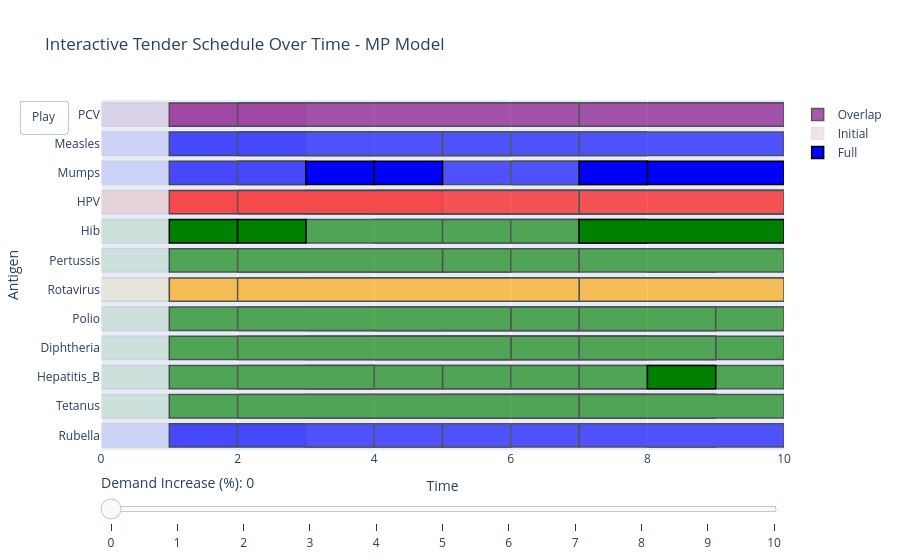

Notebook code cell kept with this figure:
### Code cell
import plotly.graph_objects as go
import pandas as pd

fig = go.Figure()

# Mappings
opacity_map = {"Overlap": 0.65, "Initial": 0.1, "Full": 1.0}
colors = {
    "MMR Antigens": "blue",
    "Hexa Antigens": "green",
    "HPV": "red",
    "PCV": "purple",
    "Rota": "orange",
}
group_map = {antigen: group for group, antigens in {
    "MMR Antigens": ["Measles", "Mumps", "Rubella"],
    "Hexa Antigens": ["Diphtheria", "Tetanus", "Pertussis", "Hib", "Polio", "Hepatitis_B"],
    "HPV": ["HPV"],
    "PCV": ["PCV"],
    "Rota": ["Rotavirus"],
}.items() for antigen in antigens}

# Prepare dataframe
df = df_full_copy.copy()
df["Group"] = df["Antigen"].map(group_map)
df["Color"] = df["Group"].map(colors)
df["Width"] = df["Finish"] - df["Start"]

# Unique values
time_steps = sorted(df["Time"].unique())
fill_types = df["Fill"].unique()
frames = []

# Build traces and frames
for t in time_steps:
    df_t = df[df["Time"] == t]
    frame_data = []

    for fill in fill_types:
        df_tf = df_t[df_t["Fill"] == fill]
        trace = go.Bar(
            x=df_tf["Width"],
            y=df_tf["Antigen"],
            base=df_tf["Start"],
            orientation='h',
            marker=dict(
                color=df_tf["Color"],
                line=dict(width=1.5, color="black")
            ),
            opacity=opacity_map.get(fill, 1.0),
            name=fill,
            customdata=df_tf[["Start", "Finish", "Group"]],
            hovertemplate="Antigen: %{y}<br>Start: %{customdata[0]}<br>Finish: %{customdata[1]}<br>Group: %{customdata[2]}<extra></extra>"
        )
        if t == time_steps[0]:
            fig.add_trace(trace)  # Add only the first frame to main fig
        frame_data.append(trace)

    frames.append(go.Frame(data=frame_data, name=str(t)))

# Animation layout
fig.update_layout(
    updatemenus=[dict(
        type="buttons",
        showactive=False,
        buttons=[dict(label="Play",
                      method="animate",
                      args=[None, {
                          "frame": {"duration": 1000, "redraw": True},
                          "fromcurrent": True,
                          "transition": {"duration": 300}}])]
    )],
    sliders=[dict(
        steps=[dict(method="animate",
                    args=[[str(t)], {"frame": {"duration": 800, "redraw": True}, "mode": "immediate"}],
                    label=str(t-1)) for t in time_steps],
        transition={"duration": 200},
        x=0, y=0, currentvalue=dict(font=dict(size=14), prefix="Demand Increase (%): ", visible=True),
        len=1.0
    )],
    barmode='overlay',
    title="Interactive Tender Schedule Over Time - MP Model",
    xaxis=dict(title="Time", range=[0, 10]),
    yaxis=dict(title="Antigen", categoryorder='array', categoryarray=df["Antigen"].unique()[::-1]),
    showlegend=True
)

fig.frames = frames
fig.write_html("MP_interactive_chart.html", include_plotlyjs='cdn', full_html=True)

fig.show()

### Figure 1 — Plotly figure (JSON) as saved in the notebook; plotly's stock layout.template omitted (floating-point values rounded to 4 significant figures; data arrays with more than 128 entries replaced by an {"elided": "..."} marker saying what was removed)
{"data": [{"base": [4, 3, 5, 6, 1, 9, 8, 7, 2, 4, 3, 5, 6, 1, 7, 2, 5, 6, 1, 2, 4, 3, 5, 6, 1, 9, 8, 7, 2, 4, 3, 5, 6, 4, 3, 5, 1, 8, 7, 2, 4, 3, 5, 6, 1, 8, 7, 2, 4, 3, 5, 6, 1, 9, 8, 7, 2, 4, 3, 5, 6, 1, 8, 7, 2, 4, 3, 5, 6, 1, 7, 2, 4, 3, 5, 6, 1, 7, 2, 4, 3, 5, 1, 8, 7, 2], "customdata": {"elided": "86x3 mixed values"}, "hovertemplate": "Antigen: %{y}<br>Start: %{customdata[0]}<br>Finish: %{customdata[1]}<br>Group: %{customdata[2]}<extra></extra>", "marker": {"color": ["purple", "purple", "purple", "purple", "purple", "purple", "purple", "purple", "purple", "blue", "blue", "blue", "blue", "blue", "blue", "blue", "blue", "blue", "blue", "blue", "red", "red", "red", "red", "red", "red", "red", "red", "red", "green", "green", "green", "green", "green", "green", "green", "green", "green", "green", "green", "orange", "orange", "orange", "orange", "orange", "orange", "orange", "orange", "green", "green", "green", "green", "green", "green", "green", "green", "green", "green", "green", "green", "green", "green", "green", "green", "green", "green", "green", "green", "green", "green", "green", "green", "green", "green", "green", "green", "green", "green", "green", "blue", "blue", "blue", "blue", "blue", "blue", "blue"], "line": {"color": "black", "width": 1.5}}, "name": "Overlap", "opacity": 0.65, "orientation": "h", "type": "bar", "x": [5, 5, 5, 4, 5, 1, 2, 3, 5, 2, 3, 2, 2, 3, 3, 3, 3, 1, 2, 1, 5, 5, 5, 4, 5, 1, 2, 3, 5, 1, 3, 3, 1, 3, 2, 1, 2, 1, 3, 3, 5, 5, 5, 4, 5, 1, 3, 5, 4, 4, 4, 3, 4, 1, 2, 2, 4, 4, 4, 5, 2, 5, 1, 2, 4, 2, 1, 2, 4, 4, 1, 2, 5, 5, 4, 3, 3, 3, 5, 3, 2, 1, 1, 1, 3, 2], "y": ["PCV", "PCV", "PCV", "PCV", "PCV", "PCV", "PCV", "PCV", "PCV", "Measles", "Measles", "Measles", "Measles", "Measles", "Measles", "Measles", "Mumps", "Mumps", "Mumps", "Mumps", "HPV", "HPV", "HPV", "HPV", "HPV", "HPV", "HPV", "HPV", "HPV", "Hib", "Hib", "Hib", "Hib", "Pertussis", "Pertussis", "Pertussis", "Pertussis", "Pertussis", "Pertussis", "Pertussis", "Rotavirus", "Rotavirus", "Rotavirus", "Rotavirus", "Rotavirus", "Rotavirus", "Rotavirus", "Rotavirus", "Polio", "Polio", "Polio", "Polio", "Polio", "Polio", "Polio", "Polio", "Polio", "Diphtheria", "Diphtheria", "Diphtheria", "Diphtheria", "Diphtheria", "Diphtheria", "Diphtheria", "Diphtheria", "Hepatitis_B", "Hepatitis_B", "Hepatitis_B", "Hepatitis_B", "Hepatitis_B", "Hepatitis_B", "Hepatitis_B", "Tetanus", "Tetanus", "Tetanus", "Tetanus", "Tetanus", "Tetanus", "Tetanus", "Rubella", "Rubella", "Rubella", "Rubella", "Rubella", "Rubella", "Rubella"]}, {"base": [0, 0, 0, 0, 0, 0, 0, 0, 0, 0, 0, 0], "customdata": [[0, 3, "PCV"], [0, 3, "MMR Antigens"], [0, 3, "MMR Antigens"], [0, 5, "HPV"], [0, 1, "Hexa Antigens"], [0, 1, "Hexa Antigens"], [0, 1, "Rota"], [0, 1, "Hexa Antigens"], [0, 1, "Hexa Antigens"], [0, 1, "Hexa Antigens"], [0, 1, "Hexa Antigens"], [0, 3, "MMR Antigens"]], "hovertemplate": "Antigen: %{y}<br>Start: %{customdata[0]}<br>Finish: %{customdata[1]}<br>Group: %{customdata[2]}<extra></extra>", "marker": {"color": ["purple", "blue", "blue", "red", "green", "green", "orange", "green", "green", "green", "green", "blue"], "line": {"color": "black", "width": 1.5}}, "name": "Initial", "opacity": 0.1, "orientation": "h", "type": "bar", "x": [3, 3, 3, 5, 1, 1, 1, 1, 1, 1, 1, 3], "y": ["PCV", "Measles", "Mumps", "HPV", "Hib", "Pertussis", "Rotavirus", "Polio", "Diphtheria", "Hepatitis_B", "Tetanus", "Rubella"]}, {"base": [4, 3, 8, 7, 1, 7, 2, 8], "customdata": [[4, 5, "MMR Antigens"], [3, 4, "MMR Antigens"], [8, 10, "MMR Antigens"], [7, 8, "MMR Antigens"], [1, 2, "Hexa Antigens"], [7, 10, "Hexa Antigens"], [2, 3, "Hexa Antigens"], [8, 9, "Hexa Antigens"]], "hovertemplate": "Antigen: %{y}<br>Start: %{customdata[0]}<br>Finish: %{customdata[1]}<br>Group: %{customdata[2]}<extra></extra>", "marker": {"color": ["blue", "blue", "blue", "blue", "green", "green", "green", "green"], "line": {"color": "black", "width": 1.5}}, "name": "Full", "opacity": 1, "orientation": "h", "type": "bar", "x": [1, 1, 2, 1, 1, 3, 1, 1], "y": ["Mumps", "Mumps", "Mumps", "Mumps", "Hib", "Hib", "Hib", "Hepatitis_B"]}], "layout": {"barmode": "overlay", "showlegend": true, "sliders": [{"currentvalue": {"font": {"size": 14}, "prefix": "Demand Increase (%): ", "visible": true}, "len": 1, "steps": [{"args": [["1"], {"frame": {"duration": 800, "redraw": true}, "mode": "immediate"}], "label": "0", "method": "animate"}, {"args": [["2"], {"frame": {"duration": 800, "redraw": true}, "mode": "immediate"}], "label": "1", "method": "animate"}, {"args": [["3"], {"frame": {"duration": 800, "redraw": true}, "mode": "immediate"}], "label": "2", "method": "animate"}, {"args": [["4"], {"frame": {"duration": 800, "redraw": true}, "mode": "immediate"}], "label": "3", "method": "animate"}, {"args": [["5"], {"frame": {"duration": 800, "redraw": true}, "mode": "immediate"}], "label": "4", "method": "animate"}, {"args": [["6"], {"frame": {"duration": 800, "redraw": true}, "mode": "immediate"}], "label": "5", "method": "animate"}, {"args": [["7"], {"frame": {"duration": 800, "redraw": true}, "mode": "immediate"}], "label": "6", "method": "animate"}, {"args": [["8"], {"frame": {"duration": 800, "redraw": true}, "mode": "immediate"}], "label": "7", "method": "animate"}, {"args": [["9"], {"frame": {"duration": 800, "redraw": true}, "mode": "immediate"}], "label": "8", "method": "animate"}, {"args": [["10"], {"frame": {"duration": 800, "redraw": true}, "mode": "immediate"}], "label": "9", "method": "animate"}, {"args": [["11"], {"frame": {"duration": 800, "redraw": true}, "mode": "immediate"}], "label": "10", "method": "animate"}], "transition": {"duration": 200}, "x": 0, "y": 0}], "title": {"text": "Interactive Tender Schedule Over Time - MP Model"}, "updatemenus": [{"buttons": [{"args": [null, {"frame": {"duration": 1000, "redraw": true}, "fromcurrent": true, "transition": {"duration": 300}}], "label": "Play", "method": "animate"}], "showactive": false, "type": "buttons"}], "xaxis": {"range": [0, 10], "title": {"text": "Time"}}, "yaxis": {"categoryarray": ["Rubella", "Tetanus", "Hepatitis_B", "Diphtheria", "Polio", "Rotavirus", "Pertussis", "Hib", "HPV", "Mumps", "Measles", "PCV"], "categoryorder": "array", "title": {"text": "Antigen"}}}}
